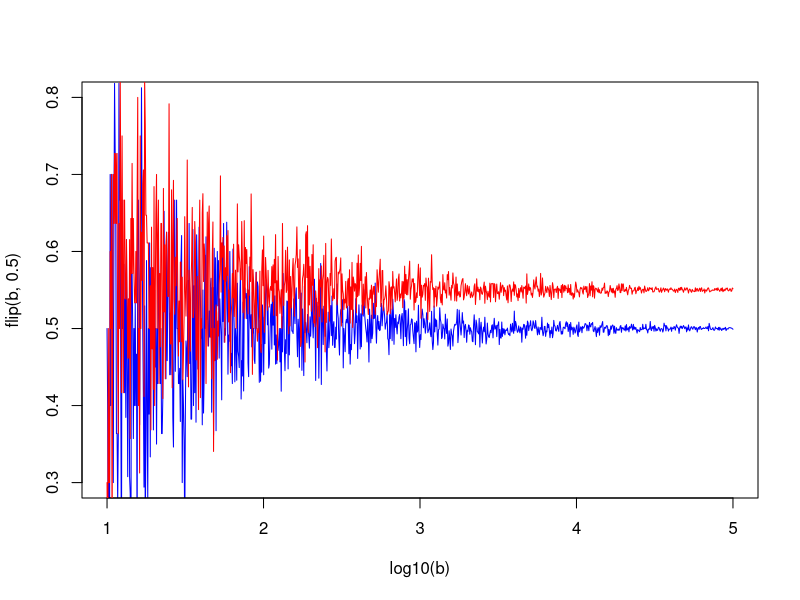
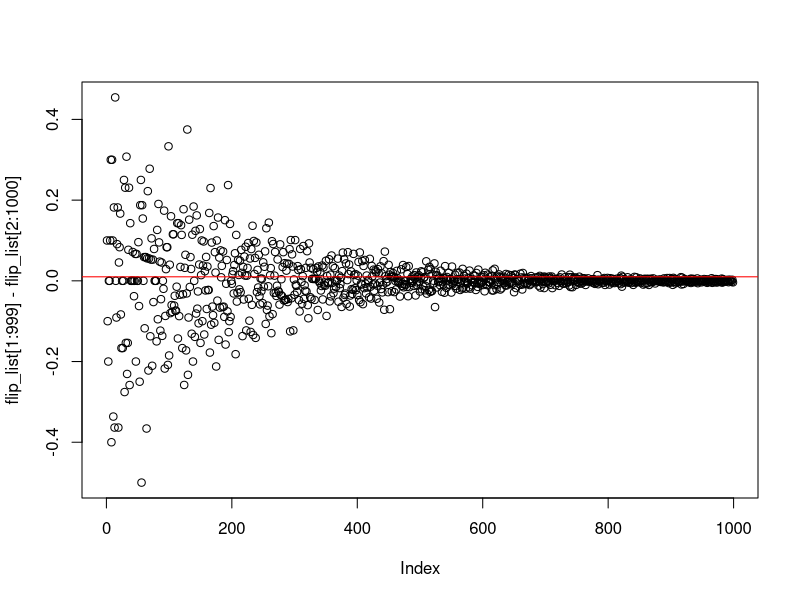
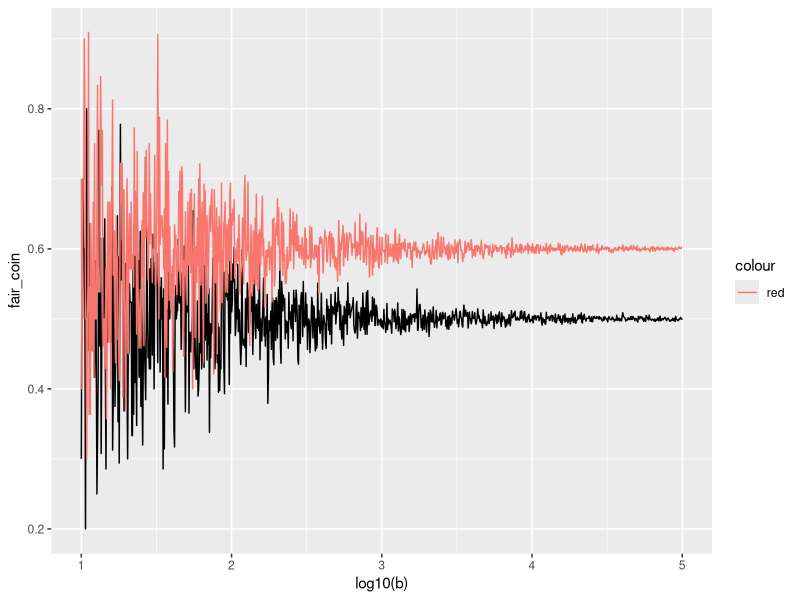
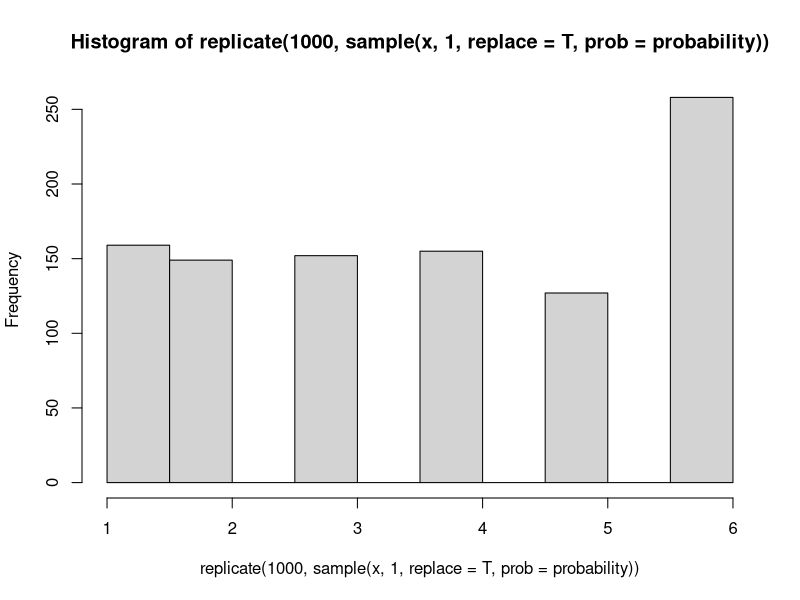

The R script that drew these images, in order:
b<-10^seq(1,5,len=1000) #creates a 1000 simulations ranging frmo 10^1 to 10^5


#flip is a funciton that takes two parameters, b and x, which are the number of simulations and the probablity of the coin with a default of .5, also known as 50/50
flip <-function(b,x=.5){
  sapply(b,                   #lapply takes a vector and then applies a function with that vector
         function(b) mean(rbinom(b,1,x)))  #rbinom is a base R function that randonly generates values based on the binomial forumla
}

plot(log10(b),flip(b,.5),type='l',col='blue',ylim = c(.3,.8))  #plot will create a graph with log10(b) as the x axes and then pots the result of the flip() function above
lines(log10(b),flip(b,.55),type='l',col='red')  #lines is like plot, but instead of creating a new plot, it overlays over top of the current plot

flip_list<-flip(b,.5)

plot(flip_list[1:999]-flip_list[2:1000])
abline(h=.01, col='red')


fair_coin<-flip(b,.5)
unfair_coin<-flip(b,.6)
df<-data.frame(fair_coin,unfair_coin)
library(ggplot2)
p<-ggplot(data=df,aes(x=log10(b),y=fair_coin))+geom_line() #makes first graph, saves to 'p'

p+ geom_line(aes(x=log10(b),y=unfair_coin,col='red')) #adds new graph to 'p'





rbinom(10,10,.5) # 10 is the number of observations while '1' is the number of trials. So, if this were 10 as well, there would a sum of 'successes' that were less than 10
dbinom(3,10,.5)  # this determines the density,  aka probability of exact outcome, so x= 3 heads out of 10, is not the cumulative 0-3 but exactly 3 for example. for cumulative, use pbinom, or sum dbinom:
sum(dbinom(3,10,.5),dbinom(2,10,.5),dbinom(1,10,.5),dbinom(0,10,.5))
pbinom(3,10,.5)




#coin_flip() does the flipping, two styles, by thumb is standard

coin_flip<-function(type = .5, bias = .1){
  rbinom(1,1,type+bias)
}
mean(replicate(100,coin_flip()))

#coin will be either unbiased or biased.  

Bag_of_coins<- c(rep(.5,9),.6) #lists 9 fair coins, one biased coin at .6
sample<-sample(Bag_of_coins,5,replace = F) #picks 5 coins randomly from bag
coin_flip(type=sample,bias=0)


#expected value
x<-c(1,2,3,4,5,6) # single dice
probability<-(c(rep(1/7,5),.2857143)) #probabilty that the dice is loaded for 6
  hist(replicate(1000,sample(x,1,replace = T,prob=probability)))
  

  x<-c(0,1) # single coin, 0=Tails
  probability<-c(.5,.5) #probabilty that the coin is fair = .5
  mean(replicate(1000,sample(x,1,replace = T,prob=probability)))
  
#simulation game
  
  
  
   
  #flip game 
  #establish players, beginning money
  Player_class<-function(s,p){
    value<-list("stash"=s,"player_name"=p)
      attr(value, "class") <- "player"
    value}
  
  flip<-function(obj){
      UseMethod("flip")
  }
  
  flip.default<-function(obj,p=.5){
    value<-rbinom(1,1,p)
    value
  }
  
  flip.player<-function(obj,p=.5){
    value<-rbinom(1,1,p)
    value
  }
  
  p1<-Player_class(10,'p1')
  p2<-Player_class(10,'p2')
  
  flip(p1)  #this is a method, a function, called for player1 'p1' where rbinom produces a coint toss
  #questions: how to modify probablity from default of .5?
  # 
  
  n<-2  #number of players
  
  for (i in 1:n){print(i)}
  
  
  
  p1<-10;p2<-10
  #player_stash <- 10
  # 1. 
  bet_options<-c(1,2,3)
  bet<-sample(bet_options,1)
  
  #4 determine winner or loser
  #     person who flips calls h/t
  call_coin<-sample(c(1,0),1)
  ifelse(call_coin==1,print("I call heads"),print("I call tails"))
  
  
  #flip coin
      flip<-rbinom(1,1,.5)
      ifelse(flip==1,print("Heads"),print("Tails"))
  if(call_coin - flip==0){
    p1<-p1+bet
    p2<-p2-bet
    }else{
       p1<-p1-bet
       p2<-p2+bet}
      
  # if call - flip  != 0 then non caller wins
  # winner has their stash += bet
  # loser has tehir stash reduced -= bet
  
  
  
  #sample from 
      
      
      
      
      
      
      
      
      
      
      
      
      
      
      
################
      #object oriented Programming#
library(R6)

      Player<-R6Class("Player",
                      public = list(
                        name = NULL,
                        stash = NULL,
                        betting_style = NULL,
                        initialize = function(name = NA, stash = NA, betting_style = 2) {
                          self$name <- name
                          self$stash <- stash
                          self$betting_style<-betting_style
                          self$greet()
                        },
                        set_stash = function(val) {
                          self$stash <- val
                        },
                        greet = function() {
                          cat(paste0("Hello, my name is ", self$name, ".\n"))
                          cat(paste0("My stash of chips is ", self$stash, ".\n"))
                          cat(paste0("My style of betting is ", self$betting_style, ".\n"))
                        }
                      )
                      )
p1<-Player$new("Brian",10,3)      
p2<-Player$new("Julie",10)      
      
Betting_Game<-R6Class('Betting_Game',
                            public = list(
                              
                            )
        
      )
      
